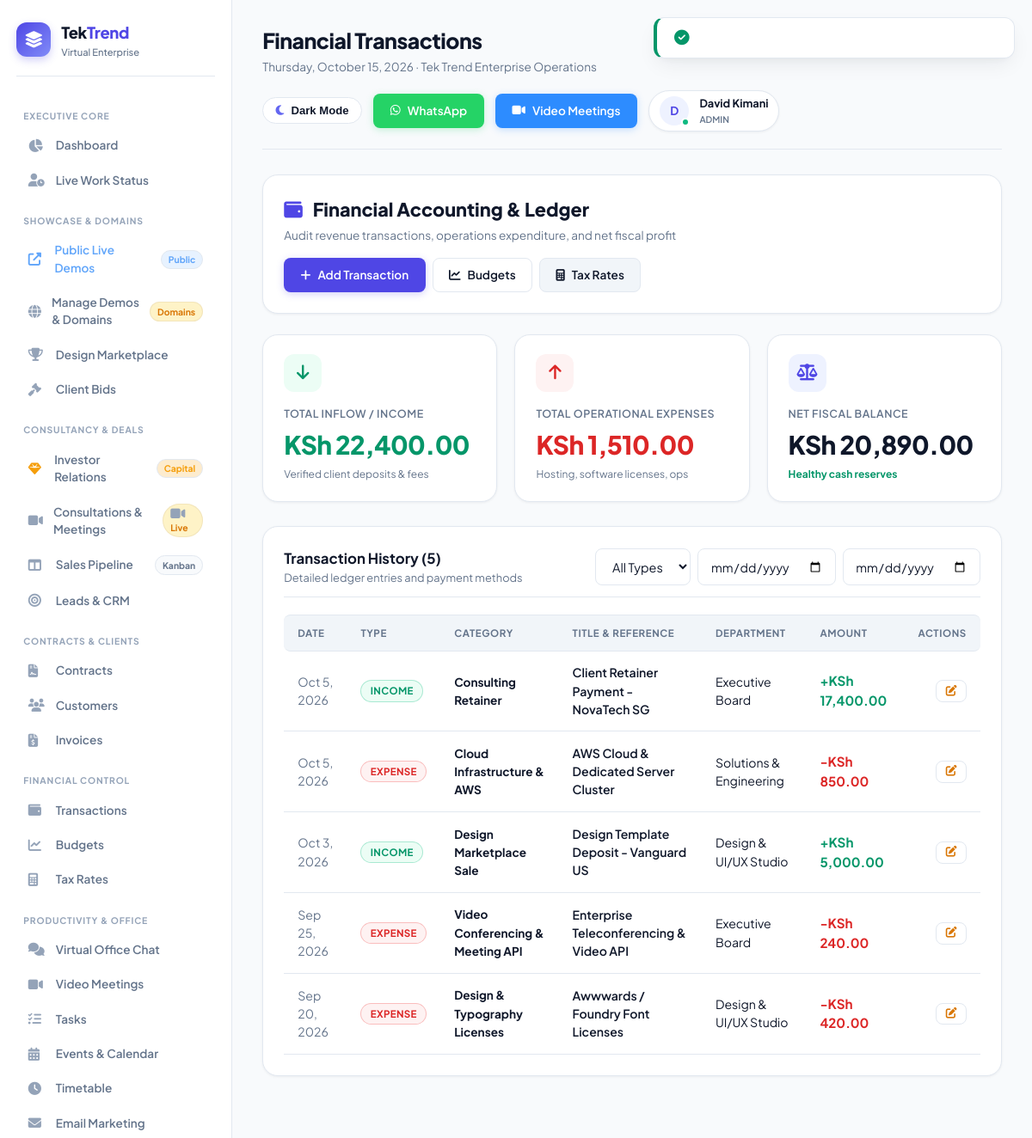
The app's page /finances (signed in) with its own data.
### tables this page shows
CREATE TABLE `finance_transactions` (
    `id` INT UNSIGNED NOT NULL AUTO_INCREMENT,
    `type` ENUM('income','expense','transfer','adjustment') NOT NULL,
    `category` VARCHAR(100) DEFAULT NULL,
    `department_id` INT UNSIGNED DEFAULT NULL,
    `customer_id` INT UNSIGNED DEFAULT NULL,
    `invoice_id` INT UNSIGNED DEFAULT NULL,
    `title` VARCHAR(255) NOT NULL,
    `description` TEXT,
    `amount` DECIMAL(12,2) NOT NULL,
    `tax_amount` DECIMAL(12,2) DEFAULT 0.00,
    `tax_rate_id` INT UNSIGNED DEFAULT NULL,
    `payment_method` ENUM('cash','bank','card','mobile','other') DEFAULT 'bank',
    `reference` VARCHAR(100) DEFAULT NULL,
    `transaction_date` DATE NOT NULL,
    `created_by` INT UNSIGNED DEFAULT NULL,
    `created_at` TIMESTAMP DEFAULT CURRENT_TIMESTAMP,
    `updated_at` TIMESTAMP DEFAULT CURRENT_TIMESTAMP ON UPDATE CURRENT_TIMESTAMP,
    PRIMARY KEY (`id`),
    KEY `type` (`type`),
    KEY `category` (`category`),
    KEY `department_id` (`department_id`),
    KEY `transaction_date` (`transaction_date`)
);

CREATE TABLE `departments` (
    `id` INT UNSIGNED NOT NULL AUTO_INCREMENT,
    `name` VARCHAR(100) NOT NULL,
    `slug` VARCHAR(100) NOT NULL,
    `description` TEXT,
    `head_id` INT UNSIGNED DEFAULT NULL,
    `color` VARCHAR(7) DEFAULT '#3b82f6',
    `status` ENUM('active','inactive') DEFAULT 'active',
    `created_at` TIMESTAMP DEFAULT CURRENT_TIMESTAMP,
    `updated_at` TIMESTAMP DEFAULT CURRENT_TIMESTAMP ON UPDATE CURRENT_TIMESTAMP,
    PRIMARY KEY (`id`),
    UNIQUE KEY `slug` (`slug`),
    KEY `head_id` (`head_id`)
);

### app/views/finances/index.php (the view, shortened to what the rows shown need)
<div class="card mb-4">
    <div style="display: flex; justify-content: space-between; align-items: center; flex-wrap: wrap; gap: 1rem;">
        <div>
            <h2 style="font-size: 1.35rem; font-weight: 800; color: var(--text-main); margin-bottom: 0.25rem;">
                <i class="fas fa-wallet" style="color: var(--primary); margin-right: 0.5rem;"></i> Financial Accounting & Ledger
            </h2>
            <p style="color: var(--text-muted); font-size: 0.85rem;">Audit revenue transactions, operations expenditure, and net fiscal profit</p>
        </div>
        <div style="display: flex; gap: 0.5rem; flex-wrap: wrap;">
            <a href="<?= eurl('/finances/create') ?>" class="btn btn-primary">
                <i class="fas fa-plus"></i> Add Transaction
            </a>
            <a href="<?= eurl('/budgets') ?>" class="btn btn-outline">
                <i class="fas fa-chart-line"></i> Budgets
            </a>
            <a href="<?= eurl('/taxes') ?>" class="btn btn-secondary">
                <i class="fas fa-calculator"></i> Tax Rates
            </a>
        </div>
    </div>
</div>
<div class="stats-grid">
    <div class="stat-card">
        <div class="stat-icon" style="background: var(--success-light); color: var(--success);">
            <i class="fas fa-arrow-down"></i>
        </div>
        <div class="label">Total Inflow / Income</div>
        <div class="value" style="color: var(--success);"><?= formatCurrency($income) ?></div>
        <div class="footer-text" style="color: var(--text-muted);">Verified client deposits & fees</div>
    </div>
    <div class="stat-card">
        <div class="stat-icon" style="background: var(--danger-light); color: var(--danger);">
            <i class="fas fa-arrow-up"></i>
        </div>
        <div class="label">Total Operational Expenses</div>
        <div class="value" style="color: var(--danger);"><?= formatCurrency($expenses) ?></div>
        <div class="footer-text" style="color: var(--text-muted);">Hosting, software licenses, ops</div>
    </div>
    <div class="stat-card">
        <div class="stat-icon" style="background: var(--primary-light); color: var(--primary);">
            <i class="fas fa-scale-balanced"></i>
        </div>
        <div class="label">Net Fiscal Balance</div>
        <div class="value" style="color: var(--text-main);"><?= formatCurrency($net) ?></div>
        <div class="footer-text" style="color: var(--success); font-weight: 700;">Healthy cash reserves</div>
    </div>
</div>
<div class="card">
    <div class="card-header">
        <div>
            <h3 class="card-title">Transaction History (<?= count($transactions) ?>)</h3>
            <p class="card-subtitle">Detailed ledger entries and payment methods</p>
        </div>
        <form method="GET" action="<?= eurl('/finances') ?>" style="display: flex; gap: 0.5rem; flex-wrap: wrap;">
            <select name="type" onchange="this.form.submit()" class="form-control" style="width: auto;">
                <option value="">All Types</option>
            </select>
            <input type="date" name="date_from" value="<?= sanitize($dateFrom ?? '') ?>" onchange="this.form.submit()" class="form-control" style="width: auto;">
            <input type="date" name="date_to" value="<?= sanitize($dateTo ?? '') ?>" onchange="this.form.submit()" class="form-control" style="width: auto;">
        </form>
    </div>
    <div class="table-responsive">
        <table class="table">
            <thead>
                <tr>
                    <th>Date</th>
                    <th>Type</th>
                    <th>Category</th>
                    <th>Title & Reference</th>
                    <th>Department</th>
                    <th>Amount</th>
                    <th style="text-align: right;">Actions</th>
                </tr>
            </thead>
            <tbody>
                <?php if (empty($transactions)): ?>
                    <tr>
                        <td colspan="7" style="text-align: center; padding: 2rem; color: var(--text-muted);">
                            No transactions recorded matching the selected timeframe.
                        </td>
                    </tr>
                <?php else: ?>
                    <?php foreach ($transactions as $t): ?>
                        <tr>
                            <td style="color: var(--text-muted);"><?= formatDate($t['transaction_date']) ?></td>
                            <td>
                                <span class="badge <?= $t['type'] === 'income' ? 'active' : 'inactive' ?>">
                                    <?= ucfirst(sanitize($t['type'])) ?>
                                </span>
                            </td>
                            <td><strong style="color: var(--text-main); font-size: 0.85rem;"><?= sanitize($t['category'] ?? 'General') ?></strong></td>
                            <td>
                                <div style="color: var(--text-main); font-weight: 600;"><?= sanitize($t['title']) ?></div>
                            </td>
                            <td><span style="color: var(--text-main);"><?= sanitize($t['department_name'] ?? 'Corporate') ?></span></td>
                            <td>
                                <strong style="color: <?= $t['type'] === 'income' ? 'var(--success)' : 'var(--danger)' ?>; font-size: 0.95rem;">
                                    <?= $t['type'] === 'income' ? '+' : '-' ?><?= formatCurrency($t['amount']) ?>
                                </strong>
                            </td>
                            <td style="text-align: right;">
                                <a href="<?= eurl('/finances/' . $t['id'] . '/edit') ?>" class="btn btn-outline" style="padding: 0.35rem 0.65rem; font-size: 0.8rem;" title="Edit">
                                    <i class="fas fa-edit" style="color: var(--accent);"></i>
                                </a>
                            </td>
                        </tr>
                    <?php endforeach; ?>
                <?php endif; ?>
            </tbody>
        </table>
    </div>
</div>

### app/core/Router.php (shortened to what the rows shown need)
<?php
class Router {
    private $routes = [];
    private function addRoute($method, $path, $handler, $middleware = []) {
        $this->routes[] = [
            'method'      => $method,
            'path'        => $path,
            'handler'     => $handler,
            'middleware'  => $middleware
        ];
    }
    public function dispatch() {
        $method = $_SERVER['REQUEST_METHOD'];
        $requestPath = parse_url($_SERVER['REQUEST_URI'], PHP_URL_PATH);
        $requestPath = '/' . ltrim($requestPath, '/');
        foreach ($this->routes as $route) {
            if ($route['method'] !== 'ANY' && $route['method'] !== $method) {
                continue;
            }
            $pattern = preg_replace('#\{[^}]+\}#', '([^/]+)', $route['path']);
            $pattern = '#^' . $pattern . '$#';
            if (preg_match($pattern, $requestPath, $matches)) {
                $params = [];
                $this->executeHandler($route['handler'], $params);
                return;
            }
        }
    }
    private function executeHandler($handler, $params = []) {
        if (is_string($handler)) {
            $parts = explode('@', $handler);
            if (count($parts) === 2) {
                $controllerName = $parts[0];
                $methodName = $parts[1];
                if (class_exists($controllerName)) {
                    $controller = new $controllerName();
                    if (method_exists($controller, $methodName)) {
                        call_user_func_array([$controller, $methodName], $params);
                        return;
                    }
                }
            }
        }
    }
}

### records on screen
finance_transactions: transaction_date "Oct 5, 2026", type "INCOME", category "Consulting Retainer", title "Client Retainer Payment - NovaTech SG", department.name "Executive Board", amount "KSh 17,400.00"
finance_transactions: transaction_date "Oct 5, 2026", type "EXPENSE", category "Cloud Infrastructure & AWS", title "AWS Cloud & Dedicated Server Cluster", department.name "Solutions & Engineering", amount "KSh 850.00"
finance_transactions: transaction_date "Oct 3, 2026", type "INCOME", category "Design Marketplace Sale", title "Design Template Deposit - Vanguard US", department.name "Design & UI/UX Studio", amount "KSh 5,000.00"
finance_transactions: transaction_date "Sep 25, 2026", type "EXPENSE", category "Video Conferencing & Meeting API", title "Enterprise Teleconferencing & Video API", department.name "Executive Board", amount "KSh 240.00"
finance_transactions: transaction_date "Sep 20, 2026", type "EXPENSE", category "Design & Typography Licenses", title "Awwwards / Foundry Font Licenses", department.name "Design & UI/UX Studio", amount "KSh 420.00"

### other values on screen
formatCurrency($income) "KSh 22,400.00"
formatCurrency($expenses) "KSh 1,510.00"
count($transactions) "5"
